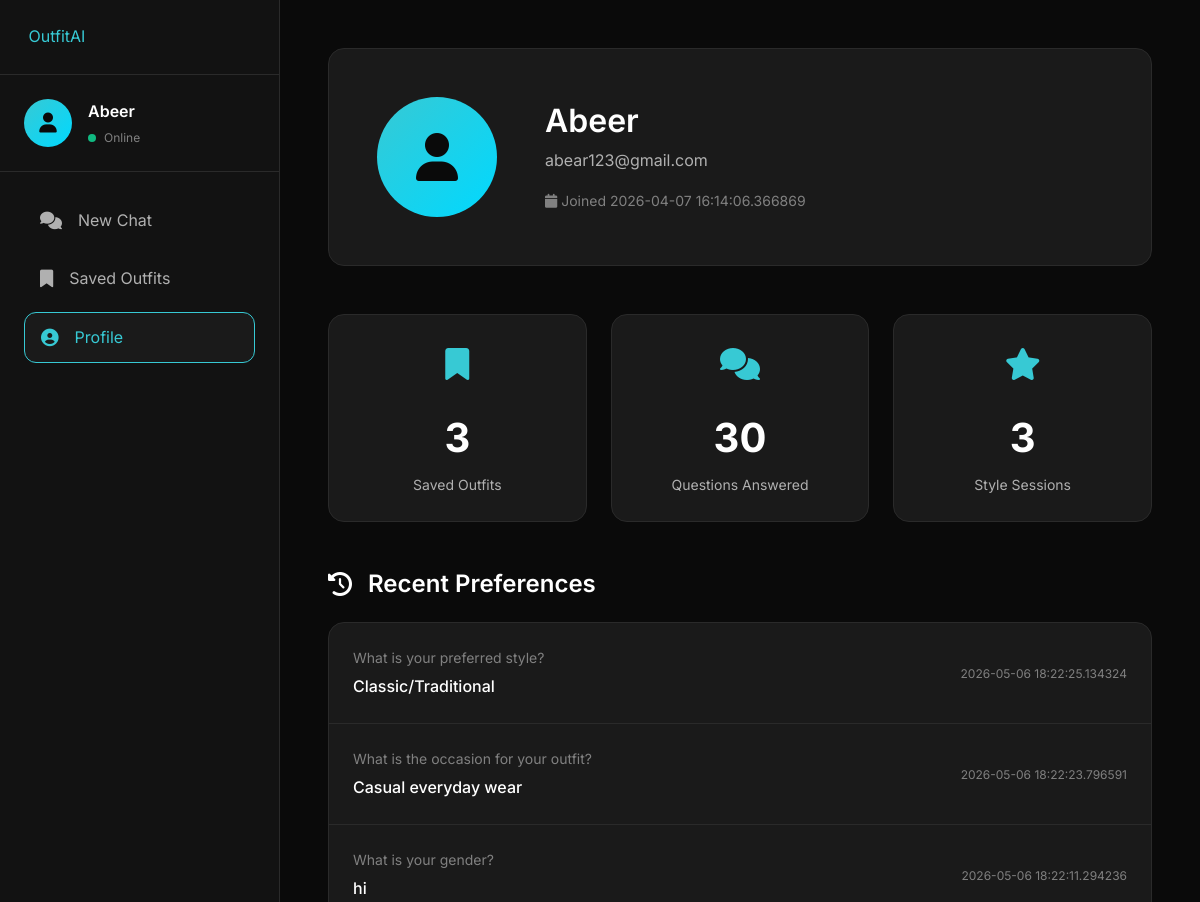
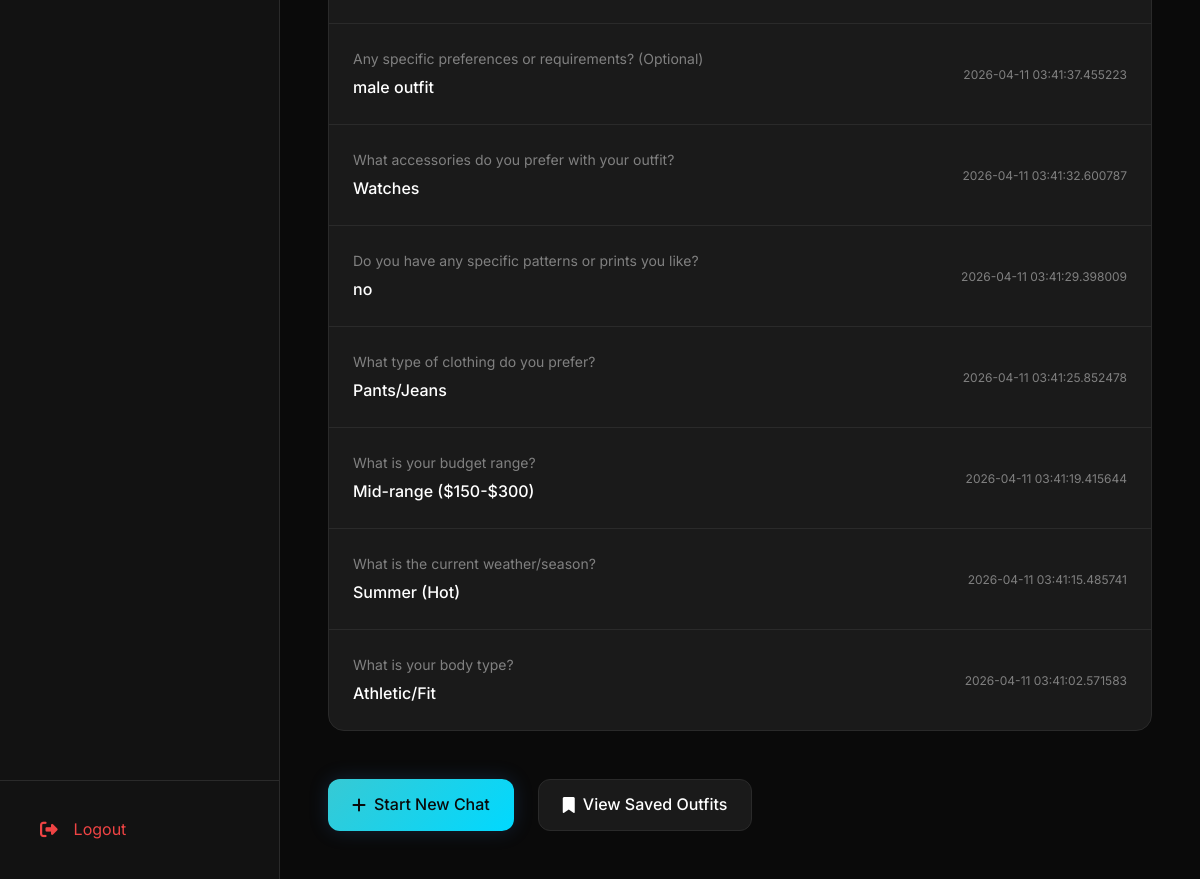
Screenshot of /recommendations/profile (signed in) with the database file from the repository (2 pictures, top to bottom).
### models/database.py (models this page shows, shortened)
class User(UserMixin, db.Model):
    __tablename__ = 'users'
    id = db.Column(db.Integer, primary_key=True)
    username = db.Column(db.String(80), unique=True, nullable=False)
    email = db.Column(db.String(120), unique=True, nullable=False)
    password_hash = db.Column(db.String(255), nullable=False)
    is_guest = db.Column(db.Boolean, default=False)  # NEW: Track guest users
    created_at = db.Column(db.DateTime, default=datetime.utcnow)
    preferences = db.relationship('Preference', backref='user', lazy=True, cascade='all, delete-orphan')
    recommendations = db.relationship('Recommendation', backref='user', lazy=True, cascade='all, delete-orphan')
    uploaded_images = db.relationship('UploadedImage', backref='user', lazy=True, cascade='all, delete-orphan')

class Preference(db.Model):
    __tablename__ = 'preferences'
    id = db.Column(db.Integer, primary_key=True)
    user_id = db.Column(db.Integer, db.ForeignKey('users.id'), nullable=False)
    session_id = db.Column(db.String(50), nullable=False)
    question_id = db.Column(db.Integer, nullable=False)
    question_text = db.Column(db.Text, nullable=False)
    answer = db.Column(db.Text, nullable=False)
    timestamp = db.Column(db.DateTime, default=datetime.utcnow)

### routes/recommendations.py (the view)
@recommendations_bp.route('/profile')
@login_required
def profile():
    try:
        print("🔄 Loading profile page...")
        user = current_user
        recommendation_count = Recommendation.query.filter_by(
            user_id=user.id,
            is_saved=True
        ).count()
        workflow_stats = db.session.query(
            Recommendation.workflow_type,
            db.func.count(Recommendation.id)
        ).filter_by(
            user_id=user.id,
            is_saved=True
        ).group_by(Recommendation.workflow_type).all()
        workflow_breakdown = {wf: count for wf, count in workflow_stats}
        recent_preferences = Preference.query.filter_by(
            user_id=user.id
        ).order_by(Preference.timestamp.desc()).limit(10).all()
        print(f"✅ Profile loaded: {user.username}, {recommendation_count} recs")
        return render_template(
            'profile.html',
            user=user,
            recommendation_count=recommendation_count,
            workflow_breakdown=workflow_breakdown,
            recent_preferences=recent_preferences
        )
    except Exception as e:
        print(f"❌ Error loading profile: {e}")
        traceback.print_exc()
        flash(f'Error loading profile: {str(e)}', 'error')
        return redirect(url_for('index'))

### app.py (called while the page is built)
@login_manager.user_loader
def load_user(user_id):
    return User.query.get(int(user_id))

@app.context_processor
def inject_globals():
    from flask_login import current_user
    is_guest = session.get('is_guest', False) and not current_user.is_authenticated
    return {
        'app_name': Config.APP_NAME,
        'app_tagline': Config.APP_TAGLINE,
        'is_guest': is_guest,
        'guest_id': session.get('guest_id') if is_guest else None
    }

@app.before_request
def make_session_permanent():
    session.permanent = True

### templates/profile.html (shortened to what this page needs)
{% extends "base.html" %}
{% block extra_css %}
<link rel="stylesheet" href="{{ url_for('static', filename='css/chatbot.css') }}">
{% endblock %}
{% block content %}
<div class="profile-page">
    <div class="sidebar">
        <div class="sidebar-header">
            <a href="{{ url_for('index') }}" class="brand-logo">
                <span>Outfit<span class="brand-accent">AI</span></span>
            </a>
        </div>
        <div class="sidebar-user">
            <div class="user-avatar">
                <i class="fas fa-user"></i>
            </div>
            <div class="user-info">
                <div class="user-name">{{ current_user.username if current_user.is_authenticated else 'User' }}</div>
                <div class="user-status">
                    <span class="status-dot"></span>
                    <span>Online</span>
                </div>
            </div>
        </div>
        <nav class="sidebar-nav">
            <a href="{{ url_for('chatbot.chat_interface') }}" class="nav-item">
                <i class="fas fa-comments"></i>
                <span>New Chat</span>
            </a>
            <a href="{{ url_for('recommendations.view_recommendations') }}" class="nav-item">
                <i class="fas fa-bookmark"></i>
                <span>Saved Outfits</span>
            </a>
            <a href="{{ url_for('recommendations.profile') }}" class="nav-item active">
                <i class="fas fa-user-circle"></i>
                <span>Profile</span>
            </a>
        </nav>
        <div class="sidebar-footer">
            <a href="{{ url_for('auth.logout') }}" class="nav-item logout">
                <i class="fas fa-sign-out-alt"></i>
                <span>Logout</span>
            </a>
        </div>
    </div>
    <div class="profile-content">
        <div class="profile-header">
            <div class="profile-avatar">
                <i class="fas fa-user"></i>
            </div>
            <div class="profile-info">
                <h1 class="profile-name">{{ user.username if user else 'User' }}</h1>
                <div class="profile-email">{{ user.email if user else 'user@example.com' }}</div>
                <div class="profile-meta">
                    <span><i class="fas fa-calendar"></i> Joined {{ user.created_at if user else 'Recently' }}</span>
                </div>
            </div>
        </div>
        <div class="stats-grid">
            <div class="stat-card">
                <div class="stat-icon">
                    <i class="fas fa-bookmark"></i>
                </div>
                <div class="stat-value">{{ recommendation_count if recommendation_count is defined else 0 }}</div>
                <div class="stat-label">Saved Outfits</div>
            </div>
            <div class="stat-card">
                <div class="stat-icon">
                    <i class="fas fa-comments"></i>
                </div>
                <div class="stat-value">{{ (recommendation_count * 10) if recommendation_count is defined else 0 }}</div>
                <div class="stat-label">Questions Answered</div>
            </div>
            <div class="stat-card">
                <div class="stat-icon">
                    <i class="fas fa-star"></i>
                </div>
                <div class="stat-value">{{ recommendation_count if recommendation_count is defined else 0 }}</div>
                <div class="stat-label">Style Sessions</div>
            </div>
        </div>
        {% if recent_preferences and recent_preferences|length > 0 %}
        <div>
            <h2 class="section-title">
                <i class="fas fa-history"></i>
                Recent Preferences
            </h2>
            <div class="preferences-list">
                {% for pref in recent_preferences %}
                <div class="preference-item">
                    <div>
                        <div class="preference-question">{{ pref.question_text }}</div>
                        <div class="preference-answer">{{ pref.answer }}</div>
                    </div>
                    <div class="preference-date">{{ pref.timestamp }}</div>
                </div>
                {% endfor %}
            </div>
        </div>
        {% endif %}
        <div style="margin-top: var(--spacing-xl); display: flex; gap: var(--spacing-md);">
            <a href="{{ url_for('chatbot.chat_interface') }}" class="btn btn-primary">
                <i class="fas fa-plus"></i>
                <span>Start New Chat</span>
            </a>
            <a href="{{ url_for('recommendations.view_recommendations') }}" class="btn btn-secondary">
                <i class="fas fa-bookmark"></i>
                <span>View Saved Outfits</span>
            </a>
        </div>
    </div>
</div>
{% endblock %}

### templates/base.html (shortened to what this page needs)
<!DOCTYPE html>
<html lang="en">
<head>
    <link rel="stylesheet" href="https://cdnjs.cloudflare.com/ajax/libs/font-awesome/6.4.0/css/all.min.css">
    <link rel="stylesheet" href="{{ url_for('static', filename='css/style.css') }}">
    {% block extra_css %}{% endblock %}
</head>
<body>
    {% block content %}{% endblock %}
</body>
</html>

### static/css/style.css (style rules this page uses)
:root { --primary-bg: #0a0a0a; --secondary-bg: #121212; --card-bg: #1a1a1a; --hover-bg: #242424; --primary-accent: #37c9d4; --secondary-accent: #00d9ff; --accent-glow: rgba(55, 118, 212, 0.2); --text-primary: #ffffff; --text-secondary: #b0b0b0; --text-muted: #808080; --border-color: #2a2a2a; --border-hover: #3a3a3a; --success-color: #10b981; --error-color: #ef4444; --warning-color: #f59e0b; --info-color: #3b82f6; --spacing-xs: 0.5rem; --spacing-sm: 1rem; --spacing-md: 1.5rem; --spacing-lg: 2rem; --spacing-xl: 3rem; --radius-sm: 8px; --radius-md: 12px; --radius-lg: 16px; --radius-xl: 24px; --shadow-sm: 0 2px 8px rgba(0, 0, 0, 0.4); --shadow-md: 0 4px 16px rgba(0, 0, 0, 0.5); --shadow-lg: 0 8px 32px rgba(0, 0, 0, 0.6); --shadow-glow: 0 0 20px var(--accent-glow); --transition-fast: 0.2s ease; --transition-normal: 0.3s ease; --transition-slow: 0.5s ease; }
* { margin: 0; padding: 0; box-sizing: border-box; }
body { font-family: 'Inter', -apple-system, BlinkMacSystemFont, 'Segoe UI', sans-serif; background: var(--primary-bg); color: var(--text-primary); line-height: 1.6; -webkit-font-smoothing: antialiased; -moz-osx-font-smoothing: grayscale; }
h1, h2, h3, h4, h5, h6 { font-weight: 600; line-height: 1.2; margin-bottom: var(--spacing-sm); }
h1 { font-size: 3.5rem; }
h2 { font-size: 2.5rem; }
a { color: var(--primary-accent); text-decoration: none; transition: color var(--transition-fast); }
.btn { display: inline-flex; align-items: center; gap: var(--spacing-xs); padding: 0.75rem 1.5rem; border-radius: var(--radius-md); font-size: 1rem; font-weight: 500; cursor: pointer; transition: all var(--transition-fast); border: none; outline: none; text-decoration: none; position: relative; overflow: hidden; }
.btn::before { content: ''; position: absolute; top: 50%; left: 50%; width: 0; height: 0; border-radius: 50%; background: rgba(255, 255, 255, 0.1); transform: translate(-50%, -50%); transition: width 0.6s, height 0.6s; }
.btn-primary { background: linear-gradient(135deg, var(--primary-accent), var(--secondary-accent)); color: var(--primary-bg); box-shadow: var(--shadow-glow); }
.btn-secondary { background: var(--card-bg); color: var(--text-primary); border: 1px solid var(--border-color); }
.brand-accent { color: var(--primary-accent); }
.stat-label { font-size: 0.875rem; color: var(--text-muted); }
.section-title { font-size: 3rem; margin-bottom: var(--spacing-sm); }

### static/css/chatbot.css (style rules this page uses)
.sidebar { width: 280px; background: var(--secondary-bg); border-right: 1px solid var(--border-color); display: flex; flex-direction: column; flex-shrink: 0; }
.sidebar-header { padding: var(--spacing-md); border-bottom: 1px solid var(--border-color); }
.sidebar-user { padding: var(--spacing-md); display: flex; align-items: center; gap: var(--spacing-sm); border-bottom: 1px solid var(--border-color); }
.user-avatar { width: 48px; height: 48px; border-radius: 50%; background: linear-gradient(135deg, var(--primary-accent), var(--secondary-accent)); display: flex; align-items: center; justify-content: center; color: var(--primary-bg); font-size: 1.25rem; }
.user-info { flex: 1; }
.user-name { font-weight: 600; color: var(--text-primary); margin-bottom: 0.25rem; }
.user-status { display: flex; align-items: center; gap: 0.5rem; font-size: 0.75rem; color: var(--text-muted); }
.status-dot { width: 8px; height: 8px; border-radius: 50%; background: var(--success-color); animation: pulse 2s infinite; }
.sidebar-nav { flex: 1; padding: var(--spacing-md); display: flex; flex-direction: column; gap: var(--spacing-xs); }
.nav-item { display: flex; align-items: center; gap: var(--spacing-sm); padding: 0.75rem 1rem; border-radius: var(--radius-md); color: var(--text-secondary); transition: all var(--transition-fast); cursor: pointer; }
.nav-item.active { background: var(--card-bg); color: var(--primary-accent); border: 1px solid var(--primary-accent); }
.nav-item i { font-size: 1.1rem; }
.sidebar-footer { padding: var(--spacing-md); border-top: 1px solid var(--border-color); }
.nav-item.logout { color: var(--error-color); }

### rows the page displays
User: username "Abeer", email "abear123@gmail.com", created_at "2026-04-07 16:14:06.366869"
Preference: question_text "What is your preferred style?", answer "Classic/Traditional", timestamp "2026-05-06 18:22:25.134324"
Preference: question_text "What is the occasion for your outfit?", answer "Casual everyday wear", timestamp "2026-05-06 18:22:23.796591"
Preference: question_text "What is your gender?", answer "hi", timestamp "2026-05-06 18:22:11.294236"
Preference: question_text "Any specific preferences or requirements? (Optional)", answer "male outfit", timestamp "2026-04-11 03:41:37.455223"
Preference: question_text "What accessories do you prefer with your outfit?", answer "Watches", timestamp "2026-04-11 03:41:32.600787"
Preference: question_text "Do you have any specific patterns or prints you like?", answer "no", timestamp "2026-04-11 03:41:29.398009"
Preference: question_text "What type of clothing do you prefer?", answer "Pants/Jeans", timestamp "2026-04-11 03:41:25.852478"
Preference: question_text "What is your budget range?", answer "Mid-range ($150-$300)", timestamp "2026-04-11 03:41:19.415644"
Preference: question_text "What is the current weather/season?", answer "Summer (Hot)", timestamp "2026-04-11 03:41:15.485741"
Preference: question_text "What is your body type?", answer "Athletic/Fit", timestamp "2026-04-11 03:41:02.571583"

### other values shown
{{ recommendation_count if recommendation_count is defined else 0 }} "3"
{{ (recommendation_count * 10) if recommendation_count is defined else 0 }} "30"
